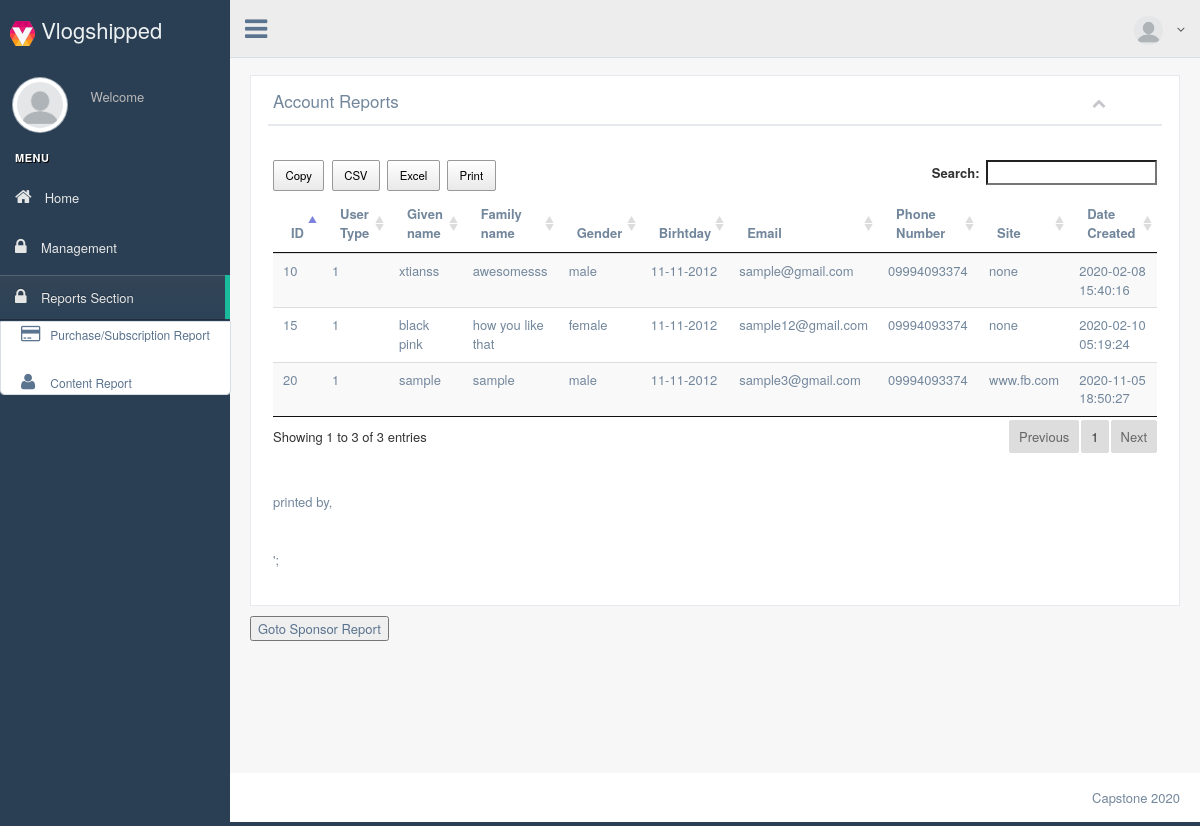
Before: /view/reports/influencerReport.php (signed in) with the older database file.
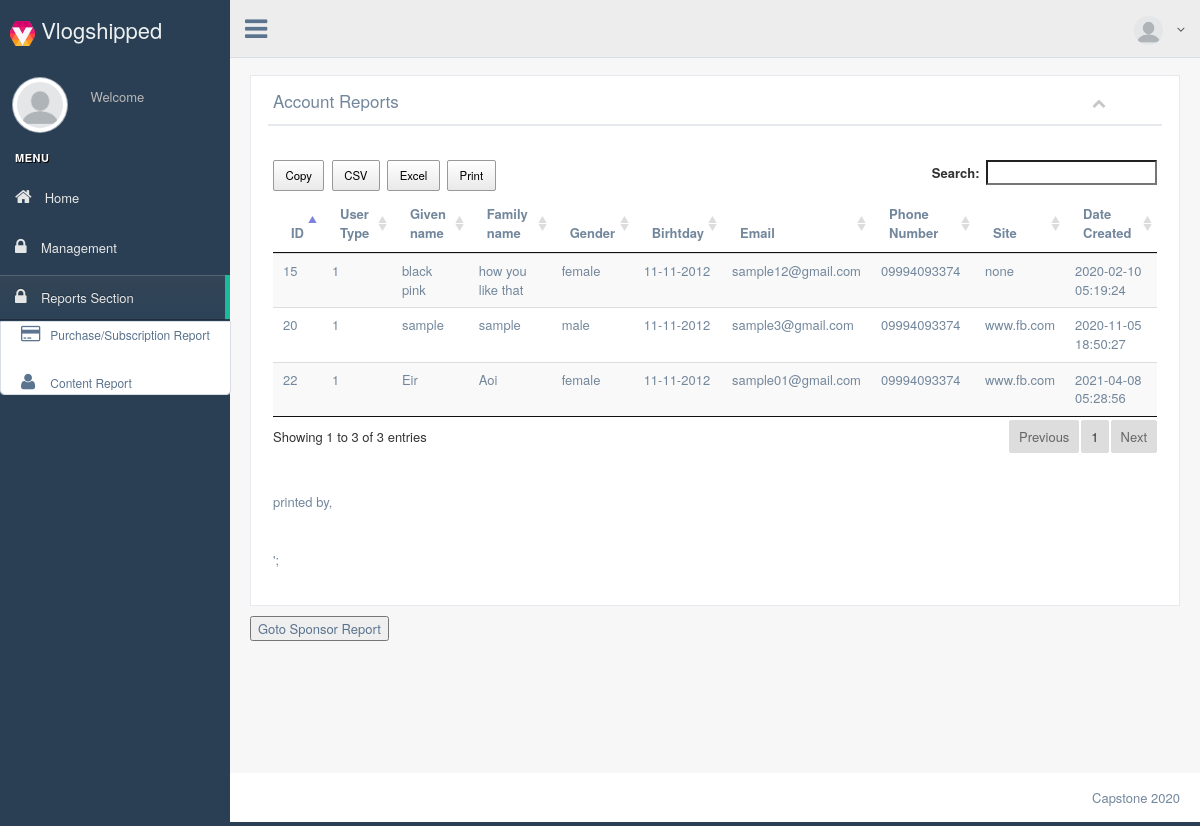
After: the same page with the newer database file.
### tables this page shows
CREATE TABLE `users` (
  `id` int(11) NOT NULL,
  `user_type` int(11) NOT NULL,
  `user_status` int(11) NOT NULL,
  `email_address` varchar(255) NOT NULL,
  `profile_picture` varchar(255) DEFAULT NULL,
  `password` varchar(255) NOT NULL,
  `company_name` varchar(255) NOT NULL,
  `first_name` varchar(255) NOT NULL,
  `last_name` varchar(255) NOT NULL,
  `category` varchar(255) NOT NULL,
  `gender` varchar(255) NOT NULL,
  `birthday` varchar(255) NOT NULL,
  `mobile_number` varchar(255) NOT NULL,
  `website` varchar(255) NOT NULL,
  `description` varchar(255) NOT NULL,
  `created_at` timestamp NOT NULL DEFAULT CURRENT_TIMESTAMP,
  `updated_at` timestamp NOT NULL DEFAULT CURRENT_TIMESTAMP
);

### model/studentModel.php (called while the page is built, shortened)
<?php
require 'db/dbhelper.php';
Class Student extends DBHelper{
    private $table = 'users';
    function __construct(){
        return DBHelper::__construct();
    }
 function getAllStud(){
     return DBHelper::getAllRecord($this->table);
 }
}

### db_class.php (called while the page is built, shortened)
<?php
	class MYDB
	{
		static $hostname = "localhost";
		static $dbname = "vlogshipped";
		static $username  = "root";
		static $password = "";
		public static function query($sql, $params=array(), $transaction)
		{
			$rows = array();
			try
			{
				$db = new PDO("mysql:host=". self::$hostname ."; dbname=". self::$dbname,  self::$username,  self::$password);
				$db->setAttribute(PDO::ATTR_ERRMODE, PDO::ERRMODE_EXCEPTION);
				$cmd = $db->prepare($sql);
				$cmd->execute($params);
				if($transaction == "SELECT")
					$rows = $cmd->fetchAll();
				else
					$rows = $db->lastInsertId();
			}
			catch(PDOException $e)
			{
				echo $e->getMessage();
			}
			return $rows;
		}
	}
?>

### model/db/DBHelper.php (called while the page is built, shortened)
<?php
Class DBHelper{
		private $hostname='localhost';
		private $username='root';
		private $password='';
		private $database='vlogshipped';
		private $conn;
function __construct(){
    try{
        $this->conn=new PDO("mysql:host=$this->hostname;dbname=$this->database",$this->username,$this->password);
    }catch(PDOException $e){ echo $e->getMessage();}
}
function getAllRecord($table){
        $sql="SELECT * FROM $table where user_type = 1";
        try{
            $stmt=$this->conn->prepare($sql);
            $stmt->execute();
            $rows=$stmt->fetchAll(PDO::FETCH_ASSOC);
        }catch(PDOException $e){ echo $e->getMessage();}
        return $rows;
    }
}

### view/reports/influencerReport.php (the view, shortened to what this page needs)
<?php
	require_once("../../db_class.php");
	$id = $_SESSION["username"];
	$exist_user = MYDB::query(
															"select
																*
															from
																admin
															where
																username = ? "
															,
															array($id)
															,
															"SELECT"
														);
?>
<!DOCTYPE html>
<html lang="en">
<head>
	<link rel="stylesheet" href="../assets/css/bs.css">
	<link rel="stylesheet" href="../assets/css/fa.css">
	<link rel="stylesheet" href="../assets/css/progress.css">
	<link rel="stylesheet" href="../assets/css/green.css">
	<link rel="stylesheet" href="../assets/css/animate.css">
	<link rel="stylesheet" href="../assets/css/custom.css">
	<link rel="stylesheet" href="../assets/css/jquery.dataTables.min.css">
	<link rel="stylesheet" href="../assets/css/buttons.dataTables.min.css"> </head>
<body class="nav-md" ng-app="myApp">
	<div class="container body" ng-controller="myCtrl">
		<div class="main_container">
			<div class="col-md-3 left_col menu_fixed">
				<div class="left_col scroll-view">
					<div class="navbar nav_title" style="border: 0;">
						<a href="#" class="site_title"><img src="../image/locker.png" width="25" height="25"> <span>Vlogshipped</span></a>
					</div>
					<div class="profile clearfix">
						<div class="profile_pic"> <img src="../image/blank.png" alt="Avatar" class="img-circle profile_img"> </div>
						<?php
						echo"<div class='profile_info'> <span>Welcome </span> <h2>{$fname} {$lname}</h2> </div>";
						?>
						<div class="clearfix"></div>
					</div>
					<br />
					<div id="sidebar-menu" class=" main_menu_side hidden-print main_menu" style="color:aliceblue;">
						<div class="menu_section">
							<h3>Menu</h3>
							<ul class="nav side-menu">
							<li> <a href="../home.php"><i class="fa fa-home"></i> Home </a> </li>
							<li class="dropdown">
              				<a href="#" class="dropdown-toggle" data-toggle="dropdown" role="button" aria-haspopup="true" aria-expanded="false"><i class="fa fa-lock"></i>Management</a>
           					 </li>
								<li class="dropdown">
              				<a href="#" class="dropdown-toggle" data-toggle="dropdown" role="button" aria-haspopup="true" aria-expanded="false"><i class="fa fa-lock"></i>Reports Section</a>
              				<ul class="dropdown-menu" style="color: #818181;">
							  <li> <a href="subReport.php"><i class="fa fa-credit-card"></i> Purchase/Subscription Report </a> </li>
                                    <li> <a href="influencerReport.php"><i class="fa fa-user"></i> Account Report </a> </li>
									<li> <a href="contentReport.php"><i class="fa fa-user"></i> Content Report </a> </li>
                                </ul>
							</ul>
						</div>
					</div>
				</div>
			</div>
			<div class="top_nav">
				<div class="nav_menu">
					<nav>
						<div class="nav toggle"> <a id="menu_toggle"><i class="fa fa-bars"></i></a> </div>
						<ul class="nav navbar-nav navbar-right">
							<li class="">
							<?php
								echo "<a href='javascript:;' class='user-profile dropdown-toggle' data-toggle='dropdown'aria-expanded='false'> <img src='../image/blank.png' alt='Avatar'> {$fname} <span class='fa fa-angle-down'></span> </a>";
							?>
							</li>
						</ul>
					</nav>
				</div>
			</div>
			<?php
			require '../../model/studentModel.php';
			$student = new Student();
			$stud=$student->getAllStud();
			?>
			<div class="right_col" role="main">
				<div class="">
					<div class="page-title">
					</div>
				</div>
				<div class="row">
					<div class="col-md-12">
						<div class="x_panel">
							<div class="x_title">
								<h2> Account Reports</h2>
								<ul class="nav navbar-right panel_toolbox">
									<li><a class="collapse-link"><i class="fa fa-chevron-up"></i></a> </li>
								</ul>
								<div class="clearfix">
                                </div>
							</div>
							<div class="x_content">
								<div class="col-md-3 col-sm-3 col-xs-6">
                                </div>
								<table class="table table-striped projects" id="datatable-buttons" >
									<thead>
										<tr>
                                            <th> ID </th>
                                            <th> User Type </th>
                                            <th> Given name</th>
                                            <th> Family name</th>
                                            <th> Gender</th>
                                            <th> Birhtday</th>
                                            <th> Email</th>
                                            <th> Phone Number</th>
                                            <th> Site </th>
                                            <th> Date Created</th>
										</tr>
									</thead>
									<tbody>
									    <?php foreach($stud as $r): ?>
										<tr>
                                            <td><?php echo $r['id'];?></td>
                                            <td><?php echo $r['user_type'];?></td>
											<td><?php echo $r['first_name'];?></td>
											<td><?php echo $r['last_name'];?></td>
                                            <td><?php echo $r['gender'];?></td>
                                            <td><?php echo $r['birthday'];?></td>
                                            <td><?php echo $r['email_address'];?></td>
                                            <td><?php echo $r['mobile_number'];?></td>
											<td><?php echo $r['website'];?></td>
											<td><?php echo $r['created_at'];?></td>
										</tr>
										<?php endforeach?>
									</tbody>
								</table>
								<table  class="table table-striped projects" id="datatable-buttons"><?php  echo"<div class=' dataTables_wrapper'>printed by{$fname},{$lname}  </div>'; "?> </table>
							</div>
						</div>
						<button class="btn-btn-primary"><a href="sponsorReport.php">Goto Sponsor Report</a></button>
                    </div>
				</div>
            </div>
			<footer>
				<div class="pull-right"> Capstone 2020 </div>
				<div class="clearfix"></div>
			</footer>
		</div>
	</div>
</body>
</html>

### view/assets/css/fa.css (style rules this page uses)
.fa { display:inline-block;font:normal normal normal 14px/1 FontAwesome;font-size:inherit;text-rendering:auto;-webkit-font-smoothing:antialiased;-moz-osx-font-smoothing:grayscale }
.pull-right { float:right }
.fa-user:before { content:"\f007" }
.fa-home:before { content:"\f015" }
.fa-lock:before { content:"\f023" }
.fa-chevron-up:before { content:"\f077" }
.fa-credit-card:before { content:"\f09d" }
.fa-navicon:before,.fa-reorder:before,.fa-bars:before { content:"\f0c9" }
.fa-angle-down:before { content:"\f107" }

### view/reports/influencerReport.php (style rules this page uses)
div.dataTables_wrapper { margin-bottom: 3em; }

Changed rows visible on the page:
removed users: id "10", user_type "1", first_name "xtianss", last_name "awesomesss", gender "male", birthday "11-11-2012", email_address "sample@gmail.com", mobile_number "09994093374", website "none", created_at "2020-02-08 15:40:16"
added users: id "22", user_type "1", first_name "Eir", last_name "Aoi", gender "female", birthday "11-11-2012", email_address "sample01@gmail.com", mobile_number "09994093374", website "www.fb.com", created_at "2021-04-08 05:28:56"
